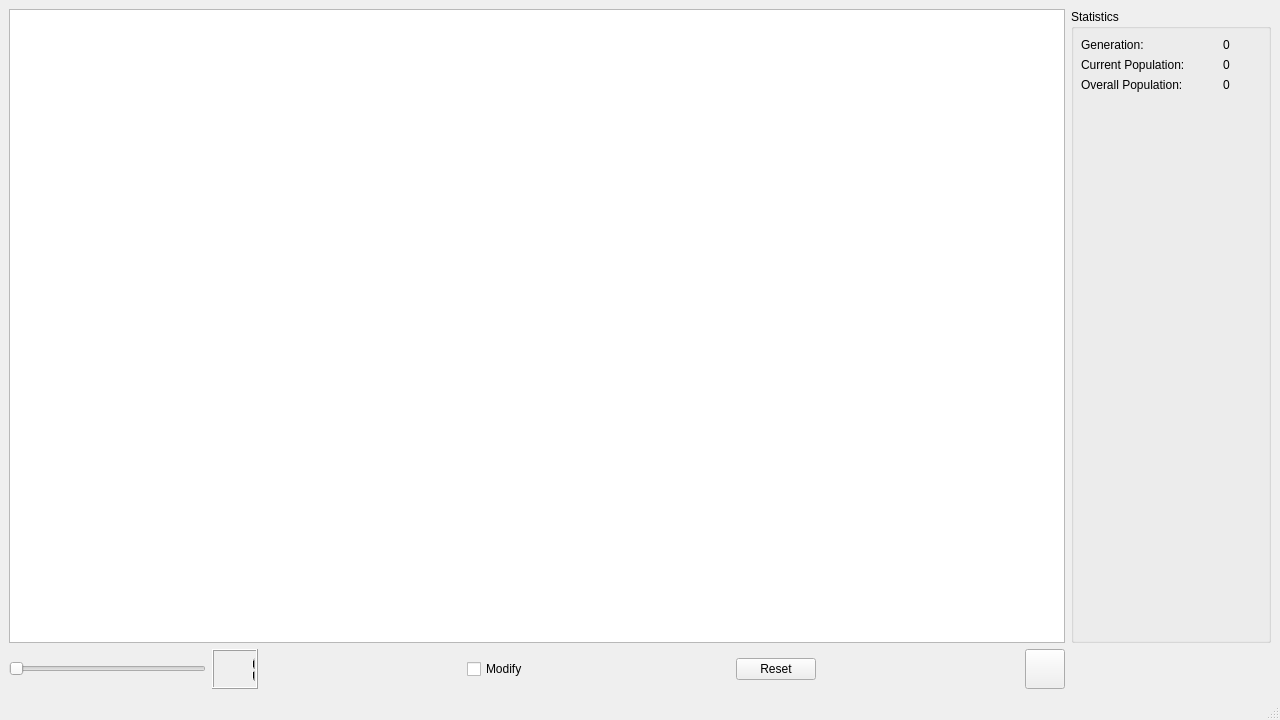
<?xml version="1.0" encoding="UTF-8"?>
<ui version="4.0">
 <class>MainWindow</class>
 <widget class="QMainWindow" name="MainWindow">
  <property name="geometry">
   <rect>
    <x>0</x>
    <y>0</y>
    <width>1280</width>
    <height>720</height>
   </rect>
  </property>
  <property name="windowTitle">
   <string>MainWindow</string>
  </property>
  <widget class="QWidget" name="centralWidget">
   <layout class="QGridLayout" name="gridLayout">
    <item row="0" column="0" colspan="8">
     <widget class="WorldViewer" name="worldViewer">
      <property name="minimumSize">
       <size>
        <width>640</width>
        <height>360</height>
       </size>
      </property>
     </widget>
    </item>
    <item row="1" column="2">
     <spacer name="horizontalSpacer">
      <property name="orientation">
       <enum>Qt::Horizontal</enum>
      </property>
      <property name="sizeHint" stdset="0">
       <size>
        <width>40</width>
        <height>20</height>
       </size>
      </property>
     </spacer>
    </item>
    <item row="1" column="0">
     <widget class="QSlider" name="FrameSlider">
      <property name="minimum">
       <number>1</number>
      </property>
      <property name="maximum">
       <number>50</number>
      </property>
      <property name="value">
       <number>1</number>
      </property>
      <property name="orientation">
       <enum>Qt::Horizontal</enum>
      </property>
     </widget>
    </item>
    <item row="1" column="5">
     <widget class="QPushButton" name="resetButton">
      <property name="text">
       <string>Reset</string>
      </property>
     </widget>
    </item>
    <item row="1" column="7">
     <widget class="QPushButton" name="playPauseButton">
      <property name="minimumSize">
       <size>
        <width>40</width>
        <height>40</height>
       </size>
      </property>
      <property name="maximumSize">
       <size>
        <width>40</width>
        <height>40</height>
       </size>
      </property>
      <property name="text">
       <string/>
      </property>
     </widget>
    </item>
    <item row="1" column="4">
     <spacer name="horizontalSpacer_3">
      <property name="orientation">
       <enum>Qt::Horizontal</enum>
      </property>
      <property name="sizeHint" stdset="0">
       <size>
        <width>40</width>
        <height>20</height>
       </size>
      </property>
     </spacer>
    </item>
    <item row="1" column="1">
     <widget class="QLCDNumber" name="FrameLCD">
      <property name="digitCount">
       <number>3</number>
      </property>
      <property name="value" stdset="0">
       <double>1.000000000000000</double>
      </property>
     </widget>
    </item>
    <item row="1" column="6">
     <spacer name="horizontalSpacer_2">
      <property name="orientation">
       <enum>Qt::Horizontal</enum>
      </property>
      <property name="sizeHint" stdset="0">
       <size>
        <width>40</width>
        <height>20</height>
       </size>
      </property>
     </spacer>
    </item>
    <item row="1" column="3">
     <widget class="QCheckBox" name="modifyCheckBox">
      <property name="text">
       <string>Modify</string>
      </property>
     </widget>
    </item>
    <item row="0" column="8" colspan="2">
     <widget class="QGroupBox" name="statisticsBox">
      <property name="minimumSize">
       <size>
        <width>200</width>
        <height>0</height>
       </size>
      </property>
      <property name="title">
       <string>Statistics</string>
      </property>
      <widget class="QLabel" name="generationLabel">
       <property name="geometry">
        <rect>
         <x>10</x>
         <y>20</y>
         <width>71</width>
         <height>31</height>
        </rect>
       </property>
       <property name="text">
        <string>Generation:</string>
       </property>
      </widget>
      <widget class="QLabel" name="currentPopulationLabel">
       <property name="geometry">
        <rect>
         <x>10</x>
         <y>40</y>
         <width>111</width>
         <height>31</height>
        </rect>
       </property>
       <property name="text">
        <string>Current Population:</string>
       </property>
      </widget>
      <widget class="QLabel" name="overallPopulationlabel">
       <property name="geometry">
        <rect>
         <x>10</x>
         <y>60</y>
         <width>111</width>
         <height>31</height>
        </rect>
       </property>
       <property name="text">
        <string>Overall Population:</string>
       </property>
      </widget>
      <widget class="QLabel" name="generationNumberLabel">
       <property name="geometry">
        <rect>
         <x>110</x>
         <y>20</y>
         <width>91</width>
         <height>31</height>
        </rect>
       </property>
       <property name="text">
        <string>0</string>
       </property>
       <property name="alignment">
        <set>Qt::AlignCenter</set>
       </property>
      </widget>
      <widget class="QLabel" name="currentPopulationNumber">
       <property name="geometry">
        <rect>
         <x>110</x>
         <y>40</y>
         <width>91</width>
         <height>31</height>
        </rect>
       </property>
       <property name="text">
        <string>0</string>
       </property>
       <property name="alignment">
        <set>Qt::AlignCenter</set>
       </property>
      </widget>
      <widget class="QLabel" name="overallPopulationNumber">
       <property name="geometry">
        <rect>
         <x>120</x>
         <y>60</y>
         <width>71</width>
         <height>31</height>
        </rect>
       </property>
       <property name="text">
        <string>0</string>
       </property>
       <property name="alignment">
        <set>Qt::AlignCenter</set>
       </property>
      </widget>
     </widget>
    </item>
   </layout>
  </widget>
  <widget class="QMenuBar" name="menubar">
   <property name="geometry">
    <rect>
     <x>0</x>
     <y>0</y>
     <width>1280</width>
     <height>20</height>
    </rect>
   </property>
  </widget>
  <widget class="QStatusBar" name="statusbar"/>
 </widget>
 <customwidgets>
  <customwidget>
   <class>WorldViewer</class>
   <extends>QGraphicsView</extends>
   <header>worldviewer.h</header>
  </customwidget>
 </customwidgets>
 <resources/>
 <connections/>
</ui>
